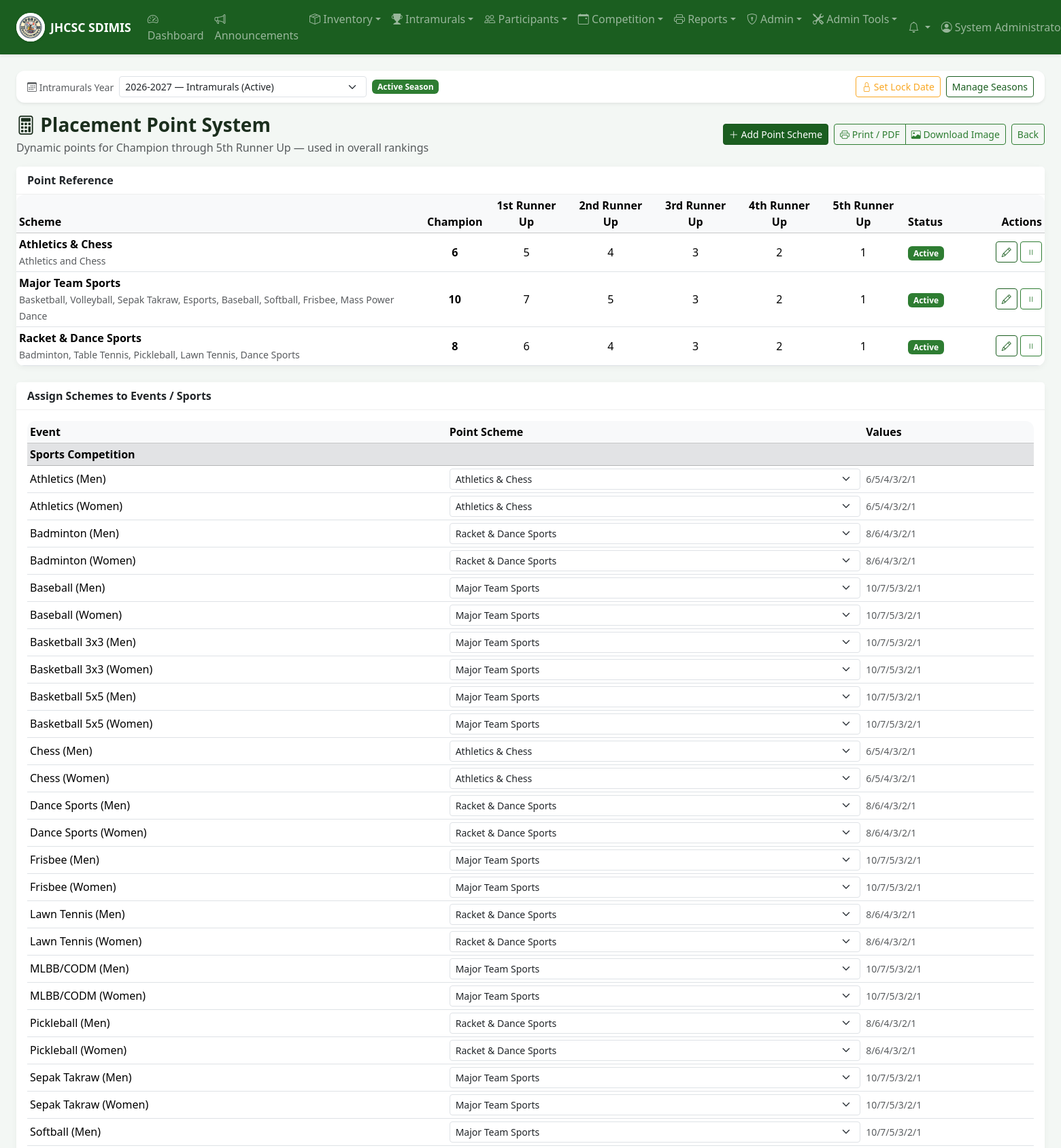
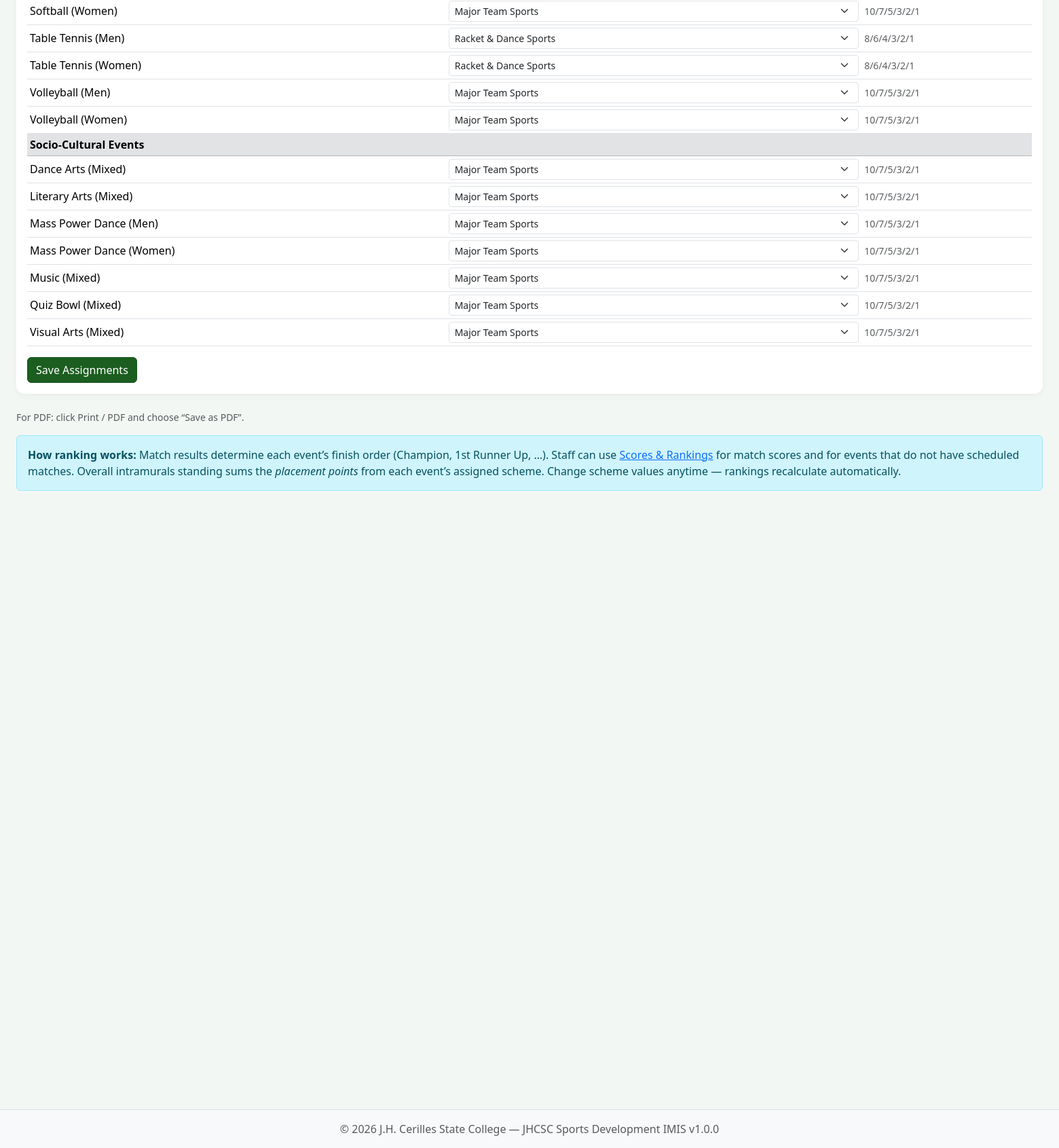
/intramurals/points/index.php (signed in), run on the app's committed database (2 pictures, top to bottom).
### tables this page shows
CREATE TABLE IF NOT EXISTS intramural_point_schemes (
    id INT AUTO_INCREMENT PRIMARY KEY,
    name VARCHAR(100) NOT NULL UNIQUE,
    description TEXT,
    points_1 INT NOT NULL DEFAULT 10,
    points_2 INT NOT NULL DEFAULT 7,
    points_3 INT NOT NULL DEFAULT 5,
    points_4 INT NOT NULL DEFAULT 3,
    points_5 INT NOT NULL DEFAULT 2,
    points_6 INT NOT NULL DEFAULT 1,
    is_active TINYINT(1) NOT NULL DEFAULT 1,
    created_at TIMESTAMP DEFAULT CURRENT_TIMESTAMP,
    updated_at TIMESTAMP DEFAULT CURRENT_TIMESTAMP ON UPDATE CURRENT_TIMESTAMP
);

CREATE TABLE IF NOT EXISTS intramural_sports (
    id INT AUTO_INCREMENT PRIMARY KEY,
    name VARCHAR(100) NOT NULL,
    description TEXT,
    category ENUM('men', 'women', 'mixed') NOT NULL DEFAULT 'men',
    event_group ENUM('sports_competition', 'socio_cultural') NOT NULL DEFAULT 'sports_competition',
    players_per_event INT DEFAULT NULL,
    scoring_method ENUM('points', 'sets', 'games', 'time') NOT NULL DEFAULT 'points',
    rules TEXT,
    guidelines TEXT,
    schedule_notes TEXT,
    venue VARCHAR(150) DEFAULT NULL,
    game_duration_minutes INT NOT NULL DEFAULT 60,
    tournament_format ENUM('round_robin', 'single_elimination', 'single_elimination_consolation', 'modified_single_elimination_consolation', 'double_elimination', 'group_knockout', 'rank_first_to_last', 'team_play_sds', 'team_play_sds_consolation', 'custom') NOT NULL DEFAULT 'round_robin',
    format_notes TEXT,
    win_points INT NOT NULL DEFAULT 3,
    draw_points INT NOT NULL DEFAULT 1,
    loss_points INT NOT NULL DEFAULT 0,
    point_scheme_id INT DEFAULT NULL,
    created_at TIMESTAMP DEFAULT CURRENT_TIMESTAMP,
    updated_at TIMESTAMP DEFAULT CURRENT_TIMESTAMP ON UPDATE CURRENT_TIMESTAMP,
    UNIQUE KEY uq_sport_name_category (name, category),
    INDEX idx_sport_event_group (event_group),
    FOREIGN KEY (point_scheme_id) REFERENCES intramural_point_schemes(id) ON DELETE SET NULL
);

### intramurals/points/index.php (the view, shortened to what the rows shown need)
<?php
require_once __DIR__ . '/../../includes/auth.php';
$db = getDB();
$canEdit = canManageIntramurals();
$viewOnly = isPointSystemViewOnly();
$labels = placementLabels();
$schemes = getAllPointSchemes(false);
$sports = $db->query('SELECT s.id, s.name, s.category, s.event_group, s.point_scheme_id,
        ps.name as scheme_name, ps.is_active as scheme_active,
        ps.points_1, ps.points_2, ps.points_3, ps.points_4, ps.points_5, ps.points_6
    FROM intramural_sports s
    LEFT JOIN intramural_point_schemes ps ON s.point_scheme_id = ps.id
    ORDER BY ' . intramuralSportsOrderBy('s'))->fetchAll();
$activeSchemes = getAllPointSchemes(true);
$eventPointRows = [];
foreach ($sports as $sport) {
    $scheme = getPointSchemeForSport($sport);
    $eventPointRows[] = [
        'sport' => $sport,
        'scheme_name' => !empty($sport['scheme_name']) ? (string) $sport['scheme_name'] : 'Default',
        'scheme' => $scheme,
    ];
}
require_once __DIR__ . '/../../includes/header.php';
?>
<div class="page-header d-flex flex-wrap justify-content-between align-items-center gap-3 mb-3 no-print">
    <div>
        <h1 class="mb-1"><i class="bi bi-calculator"></i> Placement Point System</h1>
    </div>
</div>
<?php if ($viewOnly): ?>
<div class="card mb-4">
    <div class="card-header d-flex justify-content-between align-items-center flex-wrap gap-2">
        <span><i class="bi bi-trophy"></i> Point System by Event</span>
        <small class="text-muted"><?= count($eventPointRows) ?> event<?= count($eventPointRows) === 1 ? '' : 's' ?></small>
    </div>
    <div class="card-body p-0">
        <div class="table-responsive">
            <table class="table table-sm table-hover mb-0 align-middle">
                <thead class="table-light">
                    <tr>
                        <th>Event</th>
                        <th>Scheme</th>
                        <?php foreach ($labels as $label): ?>
                        <th class="text-center"><?= sanitize($label) ?></th>
                        <?php endforeach; ?>
                    </tr>
                </thead>
                <tbody>
                    <?php if (empty($eventPointRows)): ?>
                    <tr><td colspan="<?= 2 + count($labels) ?>" class="text-center text-muted py-4">No events configured yet.</td></tr>
                    <?php else: ?>
                    <?php foreach ($eventPointRows as $row): ?>
                    <?php $scheme = $row['scheme']; ?>
                    <tr>
                        <td><strong><?= sanitize(sportLabel($row['sport'])) ?></strong></td>
                        <td><?= sanitize($row['scheme_name']) ?></td>
                        <td class="text-center"><strong><?= (int) ($scheme['points_1'] ?? 10) ?></strong></td>
                        <td class="text-center"><?= (int) ($scheme['points_2'] ?? 7) ?></td>
                        <td class="text-center"><?= (int) ($scheme['points_3'] ?? 5) ?></td>
                        <td class="text-center"><?= (int) ($scheme['points_4'] ?? 3) ?></td>
                        <td class="text-center"><?= (int) ($scheme['points_5'] ?? 2) ?></td>
                        <td class="text-center"><?= (int) ($scheme['points_6'] ?? 1) ?></td>
                    </tr>
                    <?php endforeach; ?>
                    <?php endif; ?>
                </tbody>
            </table>
        </div>
    </div>
</div>
<?php else: ?>
<div class="card mb-4">
    <div class="card-body p-0">
        <div class="table-responsive">
            <table class="table table-sm table-hover mb-0 align-middle">
                <thead class="table-light">
                    <tr>
                        <th>Scheme</th>
                        <?php foreach ($labels as $label): ?>
                        <th class="text-center"><?= sanitize($label) ?></th>
                        <?php endforeach; ?>
                        <th>Status</th>
                        <?php if ($canEdit): ?><th class="text-end" style="width: 9rem;">Actions</th><?php endif; ?>
                    </tr>
                </thead>
                <tbody>
                    <?php if (empty($schemes)): ?>
                    <tr><td colspan="<?= $canEdit ? 9 : 8 ?>" class="text-center text-muted py-4">No schemes yet. Add one to get started.</td></tr>
                    <?php else: ?>
                    <?php foreach ($schemes as $s): ?>
                    <?php
                    $schemePayload = htmlspecialchars(json_encode([
                        'id' => (int) $s['id'],
                        'name' => $s['name'],
                        'description' => $s['description'] ?? '',
                        'points_1' => (int) $s['points_1'],
                        'points_2' => (int) $s['points_2'],
                        'points_3' => (int) $s['points_3'],
                        'points_4' => (int) $s['points_4'],
                        'points_5' => (int) $s['points_5'],
                        'points_6' => (int) $s['points_6'],
                    ], JSON_HEX_TAG | JSON_HEX_APOS | JSON_HEX_QUOT | JSON_HEX_AMP), ENT_QUOTES, 'UTF-8');
                    ?>
                    <tr class="<?= $s['is_active'] ? '' : 'table-secondary' ?>">
                        <td>
                            <strong><?= sanitize($s['name']) ?></strong>
                            <?php if ($s['description']): ?><br><small class="text-muted"><?= sanitize($s['description']) ?></small><?php endif; ?>
                        </td>
                        <td class="text-center"><strong><?= (int) $s['points_1'] ?></strong></td>
                        <td class="text-center"><?= (int) $s['points_2'] ?></td>
                        <td class="text-center"><?= (int) $s['points_3'] ?></td>
                        <td class="text-center"><?= (int) $s['points_4'] ?></td>
                        <td class="text-center"><?= (int) $s['points_5'] ?></td>
                        <td class="text-center"><?= (int) $s['points_6'] ?></td>
                        <td><?= $s['is_active'] ? '<span class="badge bg-success">Active</span>' : '<span class="badge bg-secondary">Inactive</span>' ?></td>
                        <?php if ($canEdit): ?>
                        <td class="text-end text-nowrap">
                            <button type="button"
                                    class="btn btn-sm btn-outline-primary btn-edit-scheme"
                                    data-bs-toggle="modal"
                                    data-bs-target="#schemeModal"
                                    data-scheme-mode="edit"
                                    data-scheme="<?= $schemePayload ?>"
                                    title="Edit scheme">
                                <i class="bi bi-pencil"></i>
                            </button>
                            <form method="POST" class="d-inline">
                                <button type="submit" class="btn btn-sm btn-outline-secondary" title="<?= $s['is_active'] ? 'Disable' : 'Enable' ?>">
                                    <i class="bi bi-<?= $s['is_active'] ? 'pause' : 'play' ?>"></i>
                                </button>
                            </form>
                        </td>
                        <?php endif; ?>
                    </tr>
                    <?php endforeach; ?>
                    <?php endif; ?>
                </tbody>
            </table>
        </div>
    </div>
</div>
<?php endif; ?>
<?php if ($canEdit): ?>
<div class="card mb-4 no-print">
    <div class="card-body">
        <form method="POST">
            <div class="table-responsive">
                <table class="table table-sm align-middle mb-3">
                    <thead class="table-light">
                        <tr><th>Event</th><th>Point Scheme</th><th>Values</th></tr>
                    </thead>
                    <tbody>
                        <?php foreach (groupSportsByEventGroup($sports) as $groupKey => $groupSports): ?>
                        <tr class="table-secondary"><td colspan="3" class="fw-semibold"><?= sanitize(sportEventGroupLabel($groupKey)) ?></td></tr>
                        <?php foreach ($groupSports as $sport): ?>
                        <?php
                            $current = null;
                            foreach ($activeSchemes as $as) {
                                if ((int) $as['id'] === (int) $sport['point_scheme_id']) {
                                    $current = $as;
                                    break;
                                }
                            }
                        ?>
                        <tr>
                            <td><?= sanitize(sportLabel($sport)) ?></td>
                            <td style="min-width: 220px;">
                                <select name="sport_scheme[<?= $sport['id'] ?>]" class="form-select form-select-sm">
                                    <?php foreach ($activeSchemes as $as): ?>
                                    <option value="<?= $as['id'] ?>" <?= (int) $sport['point_scheme_id'] === (int) $as['id'] ? 'selected' : '' ?>>
                                        <?= sanitize($as['name']) ?>
                                    </option>
                                    <?php endforeach; ?>
                                </select>
                            </td>
                            <td class="small text-muted"><?= $current ? sanitize(formatSchemePoints($current)) : '10/7/5/3/2/1' ?></td>
                        </tr>
                        <?php endforeach; ?>
                        <?php endforeach; ?>
                    </tbody>
                </table>
            </div>
        </form>
    </div>
</div>
<?php endif; ?>
<?php require_once __DIR__ . '/../../includes/footer.php'; ?>

### data on the page
intramural_point_schemes: name "Athletics & Chess", description "Athletics and Chess", points_1 "6", points_2 "5", points_3 "4", points_4 "3", points_5 "2", points_6 "1", is_active "Active"
intramural_point_schemes: name "Major Team Sports", description "Basketball, Volleyball, Sepak Takraw, Esports, Baseball, Softball, Frisbee, Mass Power Dance", points_1 "10", points_2 "7", points_3 "5", points_4 "3", points_5 "2", points_6 "1", is_active "Active"
intramural_point_schemes: name "Racket & Dance Sports", description "Badminton, Table Tennis, Pickleball, Lawn Tennis, Dance Sports", points_1 "8", points_2 "6", points_3 "4", points_4 "3", points_5 "2", points_6 "1", is_active "Active"
intramural_sports: sportLabel($sport) "Athletics (Men)", point_scheme+id "Athletics & Chess", point_scheme.points_6 "6/5/4/3/2/1"
intramural_sports: sportLabel($sport) "Athletics (Women)", point_scheme+id "Athletics & Chess", point_scheme.points_6 "6/5/4/3/2/1"
intramural_sports: sportLabel($sport) "Badminton (Men)", point_scheme+id "Racket & Dance Sports", point_scheme.points_6 "8/6/4/3/2/1"
intramural_sports: sportLabel($sport) "Badminton (Women)", point_scheme+id "Racket & Dance Sports", point_scheme.points_6 "8/6/4/3/2/1"
intramural_sports: sportLabel($sport) "Baseball (Men)", point_scheme+id "Major Team Sports", point_scheme.points_6 "10/7/5/3/2/1"
intramural_sports: sportLabel($sport) "Baseball (Women)", point_scheme+id "Major Team Sports", point_scheme.points_6 "10/7/5/3/2/1"
intramural_sports: sportLabel($sport) "Basketball 3x3 (Men)", point_scheme+id "Major Team Sports", point_scheme.points_6 "10/7/5/3/2/1"
intramural_sports: sportLabel($sport) "Basketball 3x3 (Women)", point_scheme+id "Major Team Sports", point_scheme.points_6 "10/7/5/3/2/1"
intramural_sports: sportLabel($sport) "Basketball 5x5 (Men)", point_scheme+id "Major Team Sports", point_scheme.points_6 "10/7/5/3/2/1"
intramural_sports: sportLabel($sport) "Basketball 5x5 (Women)", point_scheme+id "Major Team Sports", point_scheme.points_6 "10/7/5/3/2/1"
intramural_sports: sportLabel($sport) "Chess (Men)", point_scheme+id "Athletics & Chess", point_scheme.points_6 "6/5/4/3/2/1"
intramural_sports: sportLabel($sport) "Chess (Women)", point_scheme+id "Athletics & Chess", point_scheme.points_6 "6/5/4/3/2/1"
intramural_sports: sportLabel($sport) "Dance Sports (Men)", point_scheme+id "Racket & Dance Sports", point_scheme.points_6 "8/6/4/3/2/1"
intramural_sports: sportLabel($sport) "Dance Sports (Women)", point_scheme+id "Racket & Dance Sports", point_scheme.points_6 "8/6/4/3/2/1"
intramural_sports: sportLabel($sport) "Frisbee (Men)", point_scheme+id "Major Team Sports", point_scheme.points_6 "10/7/5/3/2/1"
intramural_sports: sportLabel($sport) "Frisbee (Women)", point_scheme+id "Major Team Sports", point_scheme.points_6 "10/7/5/3/2/1"
intramural_sports: sportLabel($sport) "Lawn Tennis (Men)", point_scheme+id "Racket & Dance Sports", point_scheme.points_6 "8/6/4/3/2/1"
intramural_sports: sportLabel($sport) "Lawn Tennis (Women)", point_scheme+id "Racket & Dance Sports", point_scheme.points_6 "8/6/4/3/2/1"
intramural_sports: sportLabel($sport) "MLBB/CODM (Men)", point_scheme+id "Major Team Sports", point_scheme.points_6 "10/7/5/3/2/1"
intramural_sports: sportLabel($sport) "MLBB/CODM (Women)", point_scheme+id "Major Team Sports", point_scheme.points_6 "10/7/5/3/2/1"
intramural_sports: sportLabel($sport) "Pickleball (Men)", point_scheme+id "Racket & Dance Sports", point_scheme.points_6 "8/6/4/3/2/1"
intramural_sports: sportLabel($sport) "Pickleball (Women)", point_scheme+id "Racket & Dance Sports", point_scheme.points_6 "8/6/4/3/2/1"
intramural_sports: sportLabel($sport) "Sepak Takraw (Men)", point_scheme+id "Major Team Sports", point_scheme.points_6 "10/7/5/3/2/1"
intramural_sports: sportLabel($sport) "Sepak Takraw (Women)", point_scheme+id "Major Team Sports", point_scheme.points_6 "10/7/5/3/2/1"
intramural_sports: sportLabel($sport) "Softball (Men)", point_scheme+id "Major Team Sports", point_scheme.points_6 "10/7/5/3/2/1"
intramural_sports: sportLabel($sport) "Softball (Women)", point_scheme+id "Major Team Sports", point_scheme.points_6 "10/7/5/3/2/1"
intramural_sports: sportLabel($sport) "Table Tennis (Men)", point_scheme+id "Racket & Dance Sports", point_scheme.points_6 "8/6/4/3/2/1"
intramural_sports: sportLabel($sport) "Table Tennis (Women)", point_scheme+id "Racket & Dance Sports", point_scheme.points_6 "8/6/4/3/2/1"
intramural_sports: sportLabel($sport) "Volleyball (Men)", point_scheme+id "Major Team Sports", point_scheme.points_6 "10/7/5/3/2/1"
intramural_sports: sportLabel($sport) "Volleyball (Women)", point_scheme+id "Major Team Sports", point_scheme.points_6 "10/7/5/3/2/1"
intramural_sports: sportLabel($sport) "Dance Arts (Mixed)", point_scheme+id "Major Team Sports", point_scheme.points_6 "10/7/5/3/2/1"
intramural_sports: sportLabel($sport) "Literary Arts (Mixed)", point_scheme+id "Major Team Sports", point_scheme.points_6 "10/7/5/3/2/1"
intramural_sports: sportLabel($sport) "Mass Power Dance (Men)", point_scheme+id "Major Team Sports", point_scheme.points_6 "10/7/5/3/2/1"
intramural_sports: sportLabel($sport) "Mass Power Dance (Women)", point_scheme+id "Major Team Sports", point_scheme.points_6 "10/7/5/3/2/1"
intramural_sports: sportLabel($sport) "Music (Mixed)", point_scheme+id "Major Team Sports", point_scheme.points_6 "10/7/5/3/2/1"
intramural_sports: sportLabel($sport) "Quiz Bowl (Mixed)", point_scheme+id "Major Team Sports", point_scheme.points_6 "10/7/5/3/2/1"
intramural_sports: sportLabel($sport) "Visual Arts (Mixed)", point_scheme+id "Major Team Sports", point_scheme.points_6 "10/7/5/3/2/1"

### other printed values
APP_SHORT_NAME "JHCSC SDIMIS"
$entry['label'] "Dashboard"
$entry['label'] "Announcements"
$entry['label'] "Inventory"
$entry['label'] "Intramurals"
$entry['label'] "Participants"
$entry['label'] "Competition"
$entry['label'] "Reports"
$entry['label'] "Admin"
$entry['label'] "Admin Tools"
$_SESSION['user_name'] "System…"
$label "Champion"
$label "1st Runner Up"
$label "2nd Runner Up"
$label "3rd Runner Up"
